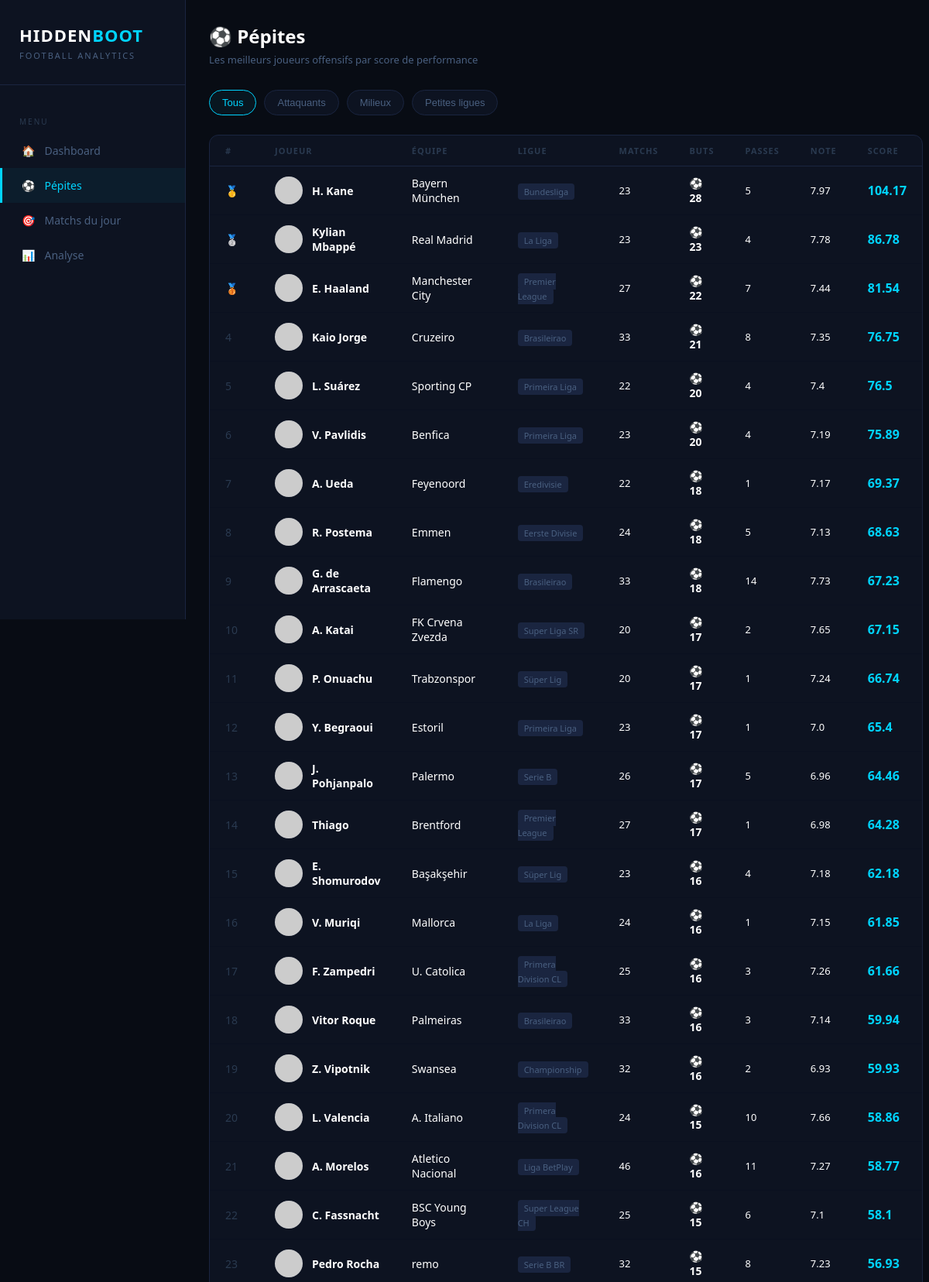
Page /pepites (upper part) on the committed database.
### tables this page shows
CREATE TABLE api_joueurs (
        id INTEGER PRIMARY KEY,
        nom TEXT,
        age INTEGER,
        nationalite TEXT,
        poste TEXT,
        equipe_id INTEGER,
        ligue_id INTEGER,
        matchs INTEGER,
        buts INTEGER,
        passes INTEGER,
        note REAL,
        minutes INTEGER,
        ratio REAL,
        score REAL,
        saison INTEGER,
        date_maj TEXT
    );

CREATE TABLE api_equipes (
        id INTEGER PRIMARY KEY,
        nom TEXT,
        ligue_id INTEGER,
        pays TEXT
    );

CREATE TABLE api_ligues (
        id INTEGER PRIMARY KEY,
        nom TEXT,
        pays TEXT,
        saison INTEGER
    );

### app.py (the view)
@app.route("/pepites")
def pepites():
    conn = get_db()
    c = conn.cursor()
    c.execute("""
        SELECT j.nom, j.nationalite, j.equipe_id, j.ligue_id,
               j.matchs, j.buts, j.passes, j.note, j.ratio, j.score,
               e.nom as equipe, l.nom as ligue,
               j.id as joueur_id
        FROM api_joueurs j
        JOIN api_equipes e ON j.equipe_id = e.id
        JOIN api_ligues l ON j.ligue_id = l.id
        WHERE j.buts > 0
        ORDER BY j.score DESC
        LIMIT 100
    """)
    joueurs = c.fetchall()
    conn.close()
    return render_template("pepites.html", joueurs=joueurs)

### app.py (called while the page is built)
def get_db():
    conn = sqlite3.connect("botfoot.db")
    conn.row_factory = sqlite3.Row
    return conn

### templates/pepites.html (shortened to what this page needs)
<!DOCTYPE html>
<html lang="fr">
<head>
    <link rel="stylesheet" href="https://cdn.jsdelivr.net/gh/lipis/flag-icons@7.0.0/css/flag-icons.min.css"/>
</head>
<body>
<div class="sidebar">
    <div class="logo">
        <h1>HIDDEN<span>BOOT</span></h1>
        <p>Football Analytics</p>
    </div>
    <div class="nav-section">Menu</div>
    <a href="/" class="nav-item"><span>🏠</span> Dashboard</a>
    <a href="/pepites" class="nav-item active"><span>⚽</span> Pépites</a>
    <a href="/matchs" class="nav-item"><span>🎯</span> Matchs du jour</a>
    <a href="/analyse" class="nav-item"><span>📊</span> Analyse</a>
</div>
<div class="main">
    <div class="page-header">
        <h2>⚽ Pépites</h2>
        <p>Les meilleurs joueurs offensifs par score de performance</p>
    </div>
    <div class="filtres">
        <button class="filtre-btn active">Tous</button>
        <button class="filtre-btn">Attaquants</button>
        <button class="filtre-btn">Milieux</button>
        <button class="filtre-btn">Petites ligues</button>
    </div>
    <div class="table-block">
        <table>
            <tr>
                <th>#</th>
                <th>Joueur</th>
                <th>Équipe</th>
                <th>Ligue</th>
                <th>Matchs</th>
                <th>Buts</th>
                <th>Passes</th>
                <th>Note</th>
                <th>Score</th>
            </tr>
            {% for j in joueurs %}
            <tr>
                <td class="{% if loop.index == 1 %}rang-1{% elif loop.index == 2 %}rang-2{% elif loop.index == 3 %}rang-3{% else %}rang{% endif %}">
                    {% if loop.index == 1 %}🥇
                    {% elif loop.index == 2 %}🥈
                    {% elif loop.index == 3 %}🥉
                    {% else %}{{ loop.index }}{% endif %}
                </td>
                <td>
                    <div class="joueur-info">
                        <div class="joueur-photo">
                            <img src="https://media.api-sports.io/football/players/{{ j.joueur_id }}.png"
                                 onerror="this.src='https://via.placeholder.com/36x36/1a2540/4a6080?text=?'"
                                 alt="{{ j.nom }}">
                        </div>
                        <div>
                            <div class="joueur-nom">{{ j.nom }}</div>
                        </div>
                    </div>
                </td>
                <td>{{ j.equipe }}</td>
                <td><span class="ligue-badge">{{ j.ligue }}</span></td>
                <td class="stat-mini"><span>{{ j.matchs }}</span></td>
                <td class="buts">⚽ {{ j.buts }}</td>
                <td class="stat-mini"><span>{{ j.passes }}</span></td>
                <td class="stat-mini"><span>{{ j.note }}</span></td>
                <td class="score">{{ j.score }}</td>
            </tr>
            {% endfor %}
        </table>
    </div>
</div>
</body>
</html>

### templates/pepites.html (style rules this page uses)
* { margin: 0; padding: 0; box-sizing: border-box; }
body { background: #080C14; color: #fff; font-family: 'Segoe UI', Arial, sans-serif; display: flex; min-height: 100vh; }
.sidebar { width: 240px; min-height: 100vh; background: #0D1321; border-right: 1px solid #1a2540; padding: 30px 0; position: fixed; }
.logo { padding: 0 25px 30px; border-bottom: 1px solid #1a2540; margin-bottom: 20px; }
.logo h1 { font-size: 22px; font-weight: 800; letter-spacing: 1px; }
.logo h1 span { color: #00D4FF; }
.logo p { color: #4a6080; font-size: 11px; margin-top: 4px; text-transform: uppercase; letter-spacing: 2px; }
.nav-item { display: flex; align-items: center; gap: 12px; padding: 13px 25px; color: #4a6080; text-decoration: none; font-size: 14px; transition: all 0.2s; border-left: 3px solid transparent; }
.nav-item:hover, .nav-item.active { color: #00D4FF; background: rgba(0, 212, 255, 0.05); border-left: 3px solid #00D4FF; }
.nav-section { padding: 20px 25px 8px; color: #2a3a50; font-size: 10px; text-transform: uppercase; letter-spacing: 2px; }
.main { margin-left: 240px; padding: 30px; flex: 1; }
.page-header { margin-bottom: 30px; }
.page-header h2 { font-size: 24px; font-weight: 700; }
.page-header p { color: #4a6080; font-size: 13px; margin-top: 5px; }
.filtres { display: flex; gap: 10px; margin-bottom: 25px; flex-wrap: wrap; }
.filtre-btn { padding: 8px 16px; border-radius: 20px; border: 1px solid #1a2540; background: #0D1321; color: #4a6080; cursor: pointer; font-size: 13px; transition: all 0.2s; }
.filtre-btn:hover, .filtre-btn.active { border-color: #00D4FF; color: #00D4FF; background: rgba(0, 212, 255, 0.05); }
.table-block { background: #0D1321; border: 1px solid #1a2540; border-radius: 12px; overflow: hidden; }
table { width: 100%; border-collapse: collapse; }
th { padding: 12px 20px; text-align: left; color: #2a3a50; font-size: 11px; text-transform: uppercase; letter-spacing: 1px; border-bottom: 1px solid #1a2540; }
td { padding: 12px 20px; border-bottom: 1px solid #0a1020; font-size: 14px; }
.joueur-info { display: flex; align-items: center; gap: 12px; }
.joueur-photo { width: 36px; height: 36px; border-radius: 50%; background: #1a2540; overflow: hidden; flex-shrink: 0; }
.joueur-photo img { width: 100%; height: 100%; object-fit: cover; }
.joueur-nom { font-weight: 600; font-size: 14px; }
.ligue-badge { background: #1a2540; padding: 3px 8px; border-radius: 4px; font-size: 11px; color: #4a6080; }
.score { color: #00D4FF; font-weight: 700; font-size: 16px; }
.buts { color: #fff; font-weight: 600; }
.rang-1 { color: #FFD700; font-weight: 700; }
.rang-2 { color: #C0C0C0; font-weight: 700; }
.rang-3 { color: #CD7F32; font-weight: 700; }
.rang { color: #2a3a50; }
.stat-mini { color: #4a6080; font-size: 13px; }
.stat-mini span { color: #fff; }

### rows in the picture
api_joueurs: nom "H. Kane", equipe "Bayern München", ligue "Bundesliga", matchs "23", buts "28", passes "5", note "7.97", score "104.17"
api_joueurs: nom "Kylian Mbappé", equipe "Real Madrid", ligue "La Liga", matchs "23", buts "23", passes "4", note "7.78", score "86.78"
api_joueurs: nom "E. Haaland", equipe "Manchester City", ligue "Premier League", matchs "27", buts "22", passes "7", note "7.44", score "81.54"
api_joueurs: nom "Kaio Jorge", equipe "Cruzeiro", ligue "Brasileirao", matchs "33", buts "21", passes "8", note "7.35", score "76.75"
api_joueurs: nom "L. Suárez", equipe "Sporting CP", ligue "Primeira Liga", matchs "22", buts "20", passes "4", note "7.4", score "76.5"
api_joueurs: nom "V. Pavlidis", equipe "Benfica", ligue "Primeira Liga", matchs "23", buts "20", passes "4", note "7.19", score "75.89"
api_equipes: nom "A. Ueda", equipe "Feyenoord", ligue "Eredivisie", matchs "22", buts "18", passes "1", note "7.17", score "69.37"
api_equipes: nom "R. Postema", equipe "Emmen", ligue "Eerste Divisie", matchs "24", buts "18", passes "5", note "7.13", score "68.63"
api_joueurs: nom "G. de Arrascaeta", equipe "Flamengo", ligue "Brasileirao", matchs "33", buts "18", passes "14", note "7.73", score "67.23"
api_joueurs: nom "A. Katai", equipe "FK Crvena Zvezda", ligue "Super Liga SR", matchs "20", buts "17", passes "2", note "7.65", score "67.15"
api_joueurs: nom "P. Onuachu", equipe "Trabzonspor", ligue "Süper Lig", matchs "20", buts "17", passes "1", note "7.24", score "66.74"
api_joueurs: nom "Y. Begraoui", equipe "Estoril", ligue "Primeira Liga", matchs "23", buts "17", passes "1", note "7.0", score "65.4"
api_joueurs: nom "J. Pohjanpalo", equipe "Palermo", ligue "Serie B", matchs "26", buts "17", passes "5", note "6.96", score "64.46"
api_equipes: nom "Thiago", equipe "Brentford", ligue "Premier League", matchs "27", buts "17", passes "1", note "6.98", score "64.28"
api_joueurs: nom "E. Shomurodov", equipe "Başakşehir", ligue "Süper Lig", matchs "23", buts "16", passes "4", note "7.18", score "62.18"
api_joueurs: nom "V. Muriqi", equipe "Mallorca", ligue "La Liga", matchs "24", buts "16", passes "1", note "7.15", score "61.85"
api_joueurs: nom "F. Zampedri", equipe "U. Catolica", ligue "Primera Division CL", matchs "25", buts "16", passes "3", note "7.26", score "61.66"
api_equipes: nom "Vitor Roque", equipe "Palmeiras", ligue "Brasileirao", matchs "33", buts "16", passes "3", note "7.14", score "59.94"
api_equipes: nom "Z. Vipotnik", equipe "Swansea", ligue "Championship", matchs "32", buts "16", passes "2", note "6.93", score "59.93"
api_joueurs: nom "L. Valencia", equipe "A. Italiano", ligue "Primera Division CL", matchs "24", buts "15", passes "10", note "7.66", score "58.86"
api_joueurs: nom "A. Morelos", equipe "Atletico Nacional", ligue "Liga BetPlay", matchs "46", buts "16", passes "11", note "7.27", score "58.77"
api_joueurs: nom "C. Fassnacht", equipe "BSC Young Boys", ligue "Super League CH", matchs "25", buts "15", passes "6", note "7.1", score "58.1"
api_joueurs: nom "Pedro Rocha", equipe "remo", ligue "Serie B BR", matchs "32", buts "15", passes "8", note "7.23", score "56.93"
